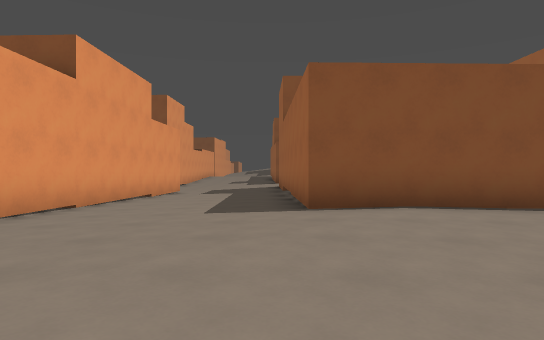
view 1 (above)

24 first-person views from a walk through a Godot game level. The camera is 1.2 m above the floor, looks level and sees 75° across. The floor is counted in squares, 2 m on a side. Each view is taken from the middle of a square. On the plan, view 1 faces up. The plan holds only what a view shows up to about 10 squares ahead; the rest is blank. The place goes on beyond the plan.

view 2
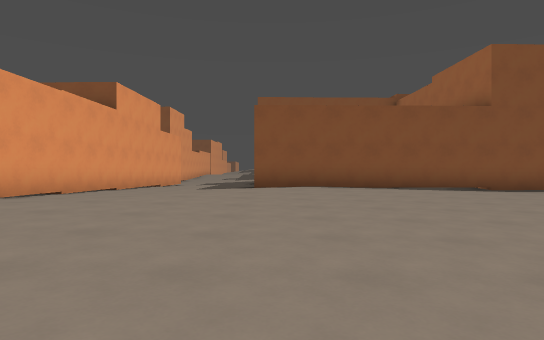

view 3
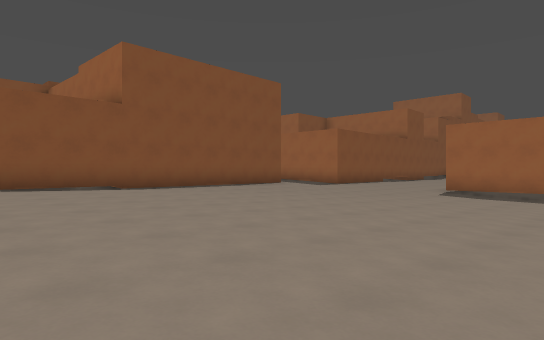

view 4
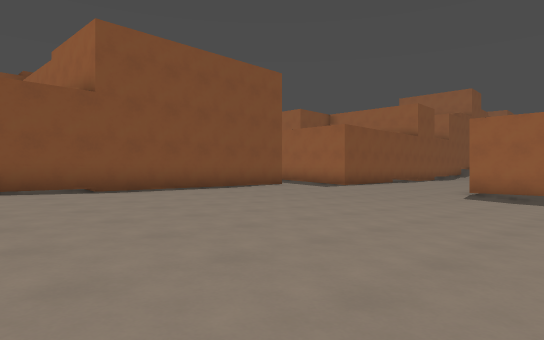

view 5
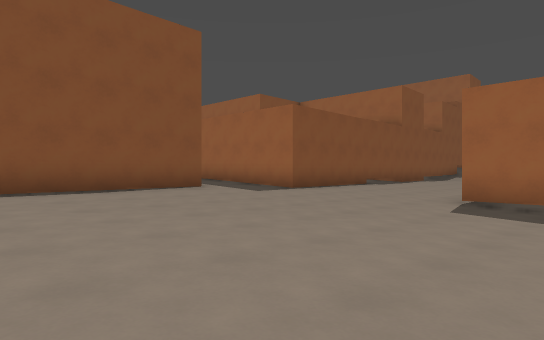

view 6
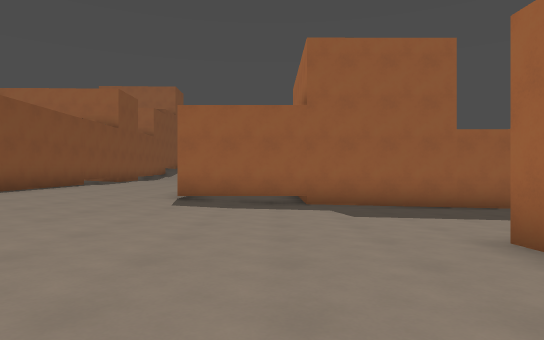

view 7
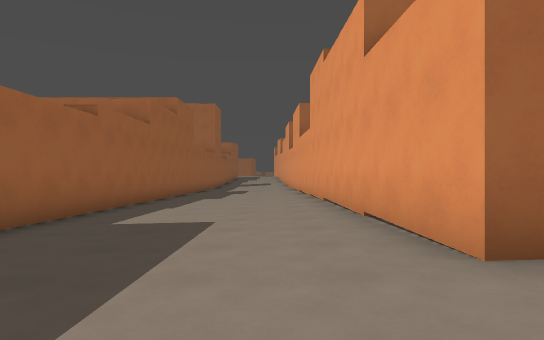

view 8
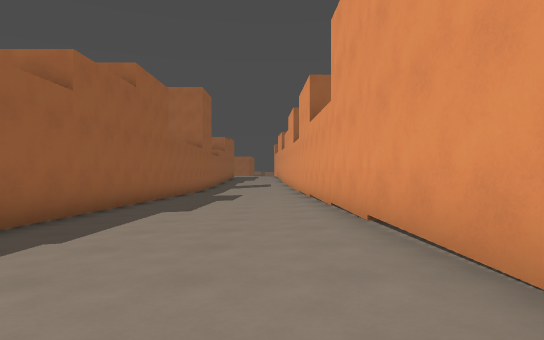

view 9
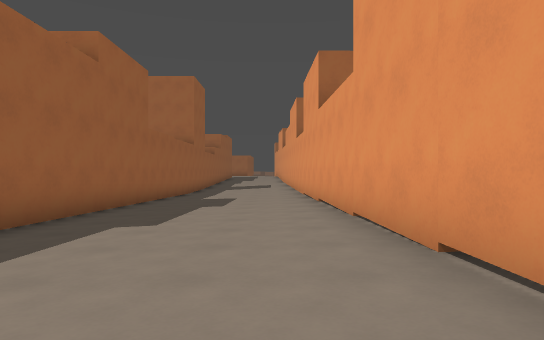

view 10
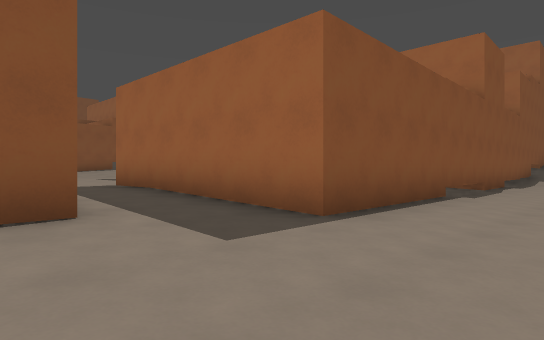

view 11
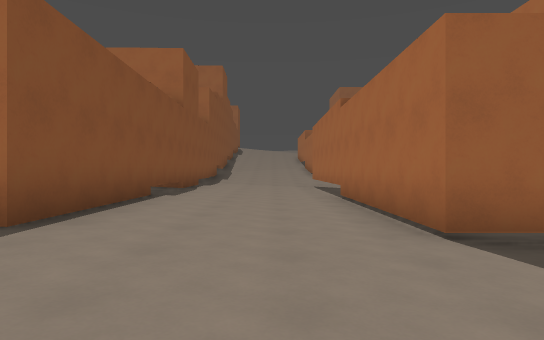

view 12
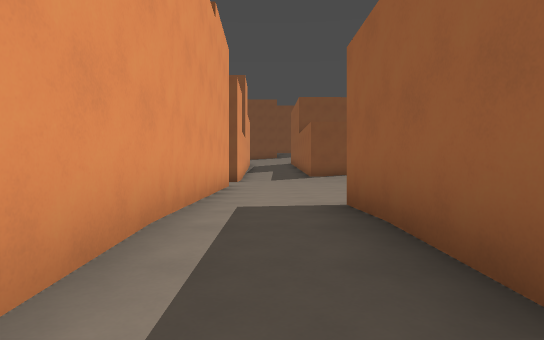

view 13
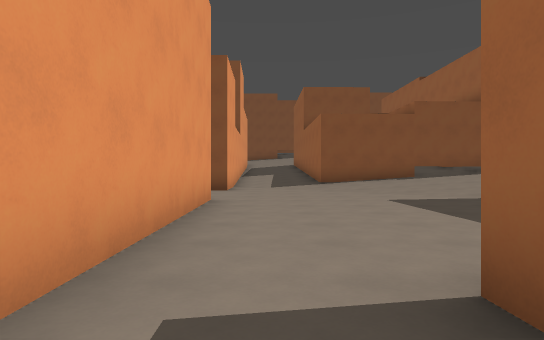

view 14
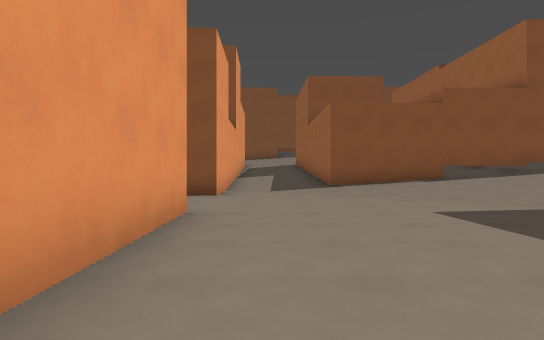

view 15
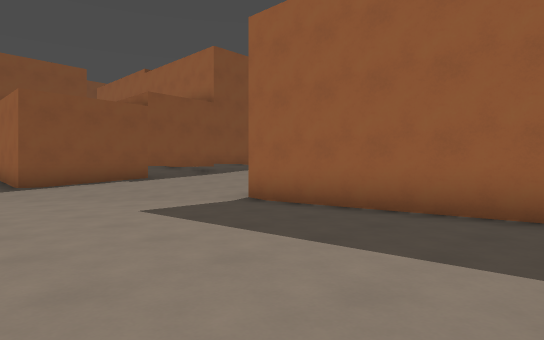

view 16
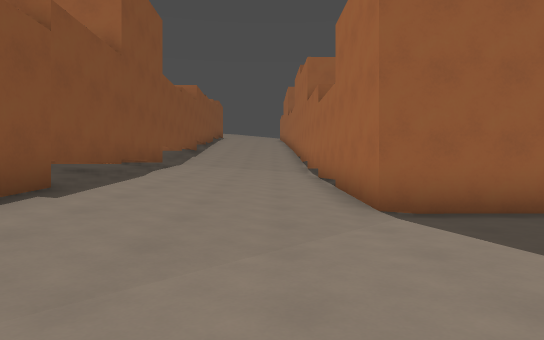

view 17
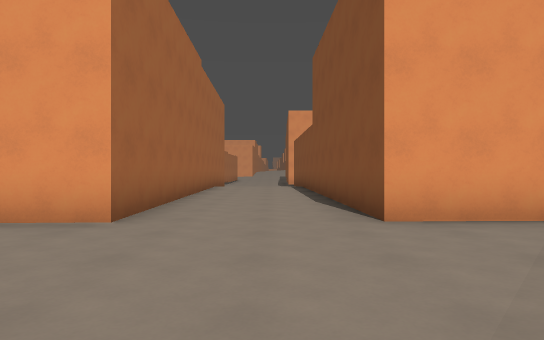

view 18
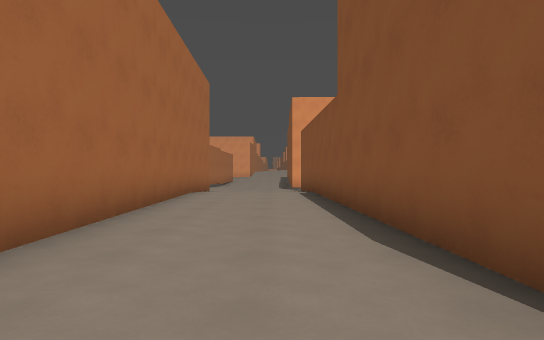

view 19
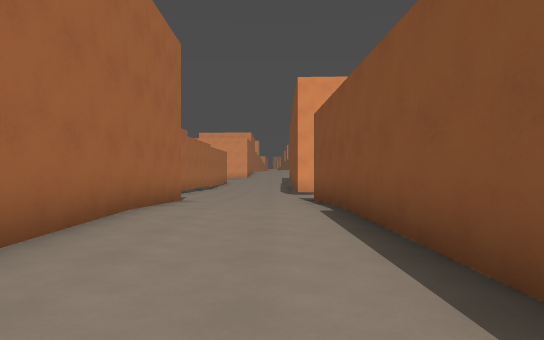

view 20
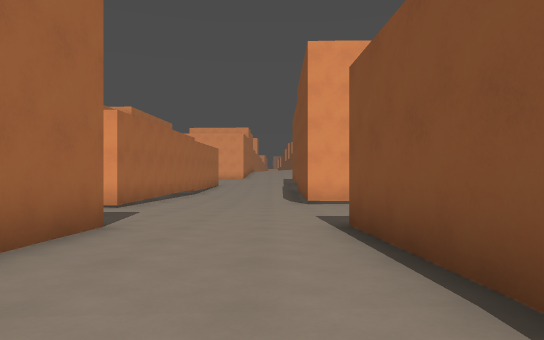

view 21
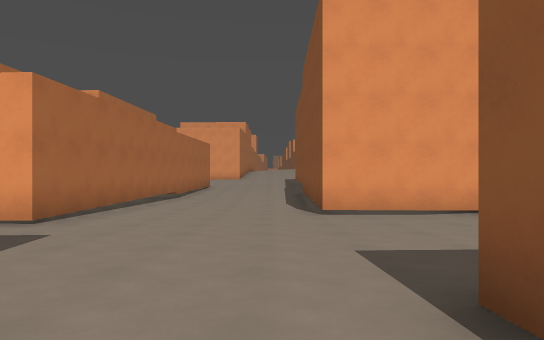

view 22
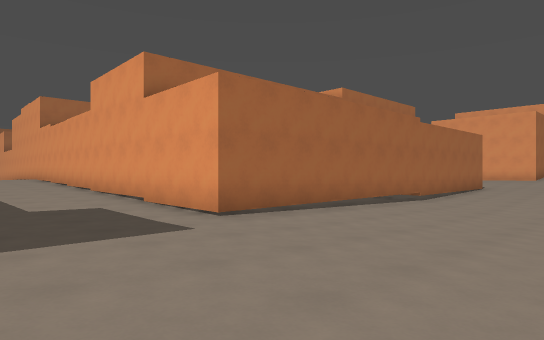

view 23
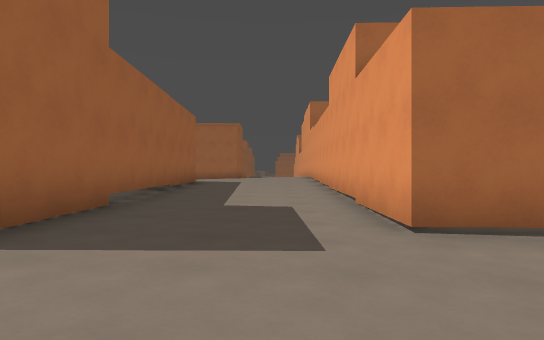

view 24
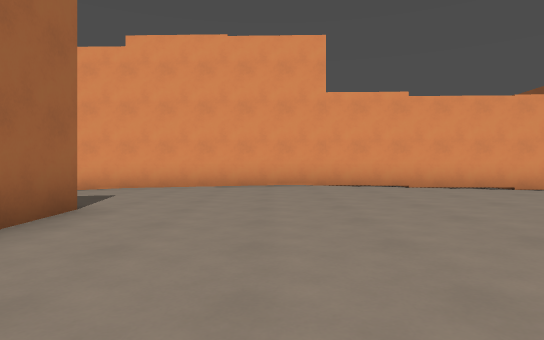

### Floor plan
Key: @ floor where view 1 was taken; # wall or solid block; . main floor; : floor 0.25 m higher than the main floor; - floor 0.25 m lower than the main floor; _ floor 0.5 m lower than the main floor; < floor 0.75 m lower than the main floor; ( floor 1 m lower than the main floor; ! floor 1.25 m lower than the main floor; ? floor 1.5 m lower than the main floor; / step, stairs or slope.
Columns run from 10 left of view 1 to 23 right of it. Each row starts with its distance up from view 1.
 20     #<__              #.//########
 19     #<__--##   ########../////////
 18   ###<__---#####..........////////
 17 <<<<<<___--................://////
 16 <<<<<<___--.................://///
 15 <<<<<<___--..##########......#####
 14 <<<<<____--###        #......#
 13 #######__--#          ##.....#
 12       #_---#           #.....#
 11       #----#           #.....#
 10       #----#           #.....
  9       #----#           #.#
  8       #---.#           #.#
  7       #--..#           #.#
  6       #-...#############.#
  5       #...........-------#########
  4       #..........-----------------
  3       #.........--------------___
  2       #........-----_____________
  1       #.......-----______________
  0       #...@..-----________#######
 -1       #.....-----______<<<#
 -2       #....-----______<<<<#
 -3       #...------_____<<<<<#
 -4       #...-----___ _<<<<<(#
 -5       #..-##        #<<<((#
 -6       #.-           #<<(((#
 -7       #             #<((((#
 -8                     #(((((#
 -9                     #(((((#
-10                     #((((!#
-11                     #(((!!#
-12                     #((!!!#
-13                     #(!!!!#
-14                     ##!!!!#
-15                      #!!!!#
-16                      #!!!?#
-17                      #!!??#
-18                      #!???#

Where each view was taken, in squares from view 1:
view 1: 0 up, 0 right, facing up
view 2: 4 down, 1 right, facing up
view 3: 4 down, 3 right, facing up-right
view 4: 3 down, 4 right, facing up-right
view 5: 2 down, 8 right, facing up-right
view 6: 2 down, 7 right, facing right
view 7: 2 down, 12 right, facing down
view 8: 6 down, 12 right, facing down
view 9: 8 down, 12 right, facing down
view 10: 2 up, 12 right, facing up-right
view 11: 2 up, 12 right, facing right
view 12: 5 up, 14 right, facing up
view 13: 8 up, 14 right, facing up
view 14: 10 up, 14 right, facing up
view 15: 10 up, 14 right, facing up-right
view 16: 17 up, 14 right, facing right
view 17: 17 up, 17 right, facing left
view 18: 17 up, 13 right, facing left
view 19: 17 up, 9 right, facing left
view 20: 17 up, 5 right, facing left
view 21: 17 up, 2 right, facing left
view 22: 18 up, 0 right, facing down-left
view 23: 17 up, 2 left, facing down
view 24: 2 down, 5 right, facing left
